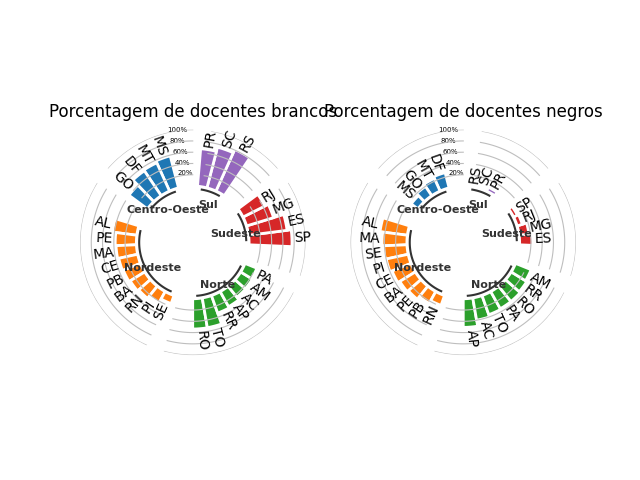

Python code for this plot:
import numpy as np
import matplotlib.pyplot as plt
import pandas as pd

# from dados_chart_brancos import *
# from dados_chart_negros import *

from utils import add_labels

# definindo multiplos plots circulares
fig, (ax1, ax2) = plt.subplots(1, 2, subplot_kw=dict(projection="polar"))

def make_plot(dataframe: pd.DataFrame, title: str, etnia: int, axes: np.ndarray) -> None:
	etnia = etnia.upper()
	
	dataframe_sorted = (
		dataframe
		.groupby(["NO_REGIAO_IES"])
		.apply(lambda x: x.sort_values([etnia + "_RELACAO"], ascending=False))
		.reset_index(drop=True)
	)

	PADDING = 2
	OFFSET = np.pi / 2

	GROUP = dataframe_sorted["NO_REGIAO_IES"].values

	VALUES = dataframe_sorted[etnia + "_RELACAO"].values
	LABELS = dataframe_sorted["SG_UF_IES"].values
	
	ANGLES_N = len(VALUES) + PADDING * len(np.unique(GROUP))
	ANGLES = np.linspace(0, 2 * np.pi, num=ANGLES_N, endpoint=False)
	WIDTH = (2 * np.pi) / len(ANGLES)

	GROUPS_SIZE = [len(regiao[1]) for regiao in dataframe.groupby("NO_REGIAO_IES")]

	IDXS = []
	offset = 0
	for tamanho in GROUPS_SIZE:
		IDXS += list(range(offset + PADDING, offset + tamanho + PADDING))
		offset += tamanho + PADDING

	axes.set_title(title, verticalalignment="bottom")

	axes.set_theta_offset(OFFSET)

	# define limites para altura da barra, de forma que aja um buraco no meio
	axes.set_ylim(-100, 100)

	axes.set_frame_on(False)
	axes.xaxis.grid(False)
	axes.yaxis.grid(False)
	axes.set_xticks([])
	axes.set_rlabel_position(-355)
	axes.set_yticks([20, 40, 60, 80, 100])
	axes.set_yticklabels(["20%", "40%", "60%", "80%", "100%"], fontsize=9)

	COLORS = [f"C{i}" for i, tamanho in enumerate(GROUPS_SIZE) for _ in range(tamanho)]

	axes.bar(
		ANGLES[IDXS], VALUES, width=WIDTH, linewidth=2,
		color=COLORS, edgecolor="#ffffff"
	)

	add_labels(ANGLES[IDXS], VALUES, LABELS, OFFSET, axes)

	offset = 0
	for grupo, tamanho in zip(["Centro-Oeste", "Nordeste", "Norte", "Sudeste", "Sul"], GROUPS_SIZE):
		x1 = np.linspace(ANGLES[offset + PADDING], ANGLES[offset + tamanho + PADDING - 1])
		axes.plot(x1, [-5] * 50, color="#333333")

		axes.text(
			np.mean(x1), -20, grupo, color="#333333", fontsize=8,
			fontweight="bold", ha="center", va="top"
		)

		# adicionando marcações de 20%, 40%, 60%, 80% e 100%
		x2 = np.linspace(ANGLES[offset], ANGLES[offset + tamanho + PADDING - 1], num=50)
		axes.plot(x2, [20] * 50, color="#bebebe", lw=0.8)
		axes.plot(x2, [40] * 50, color="#bebebe", lw=0.8)
		axes.plot(x2, [60] * 50, color="#bebebe", lw=0.8)
		axes.plot(x2, [80] * 50, color="#bebebe", lw=0.8)
		axes.plot(x2, [100] * 50, color="#bebebe", lw=0.8)

		offset += tamanho + PADDING
